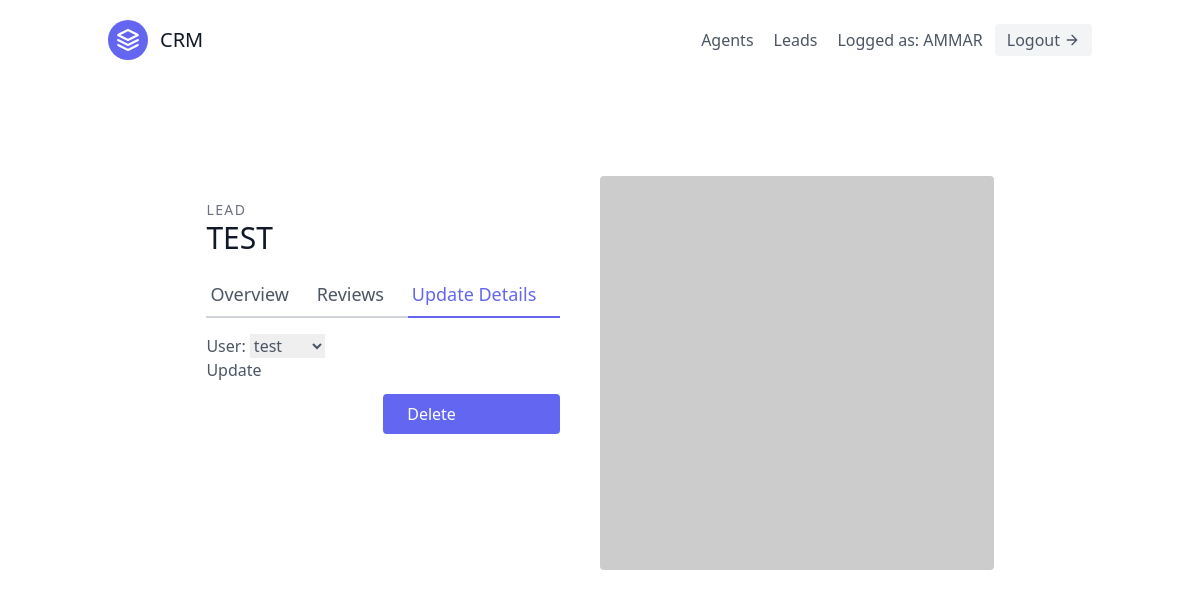
The page /agents/5/update/ (signed in) on the database as committed earlier.
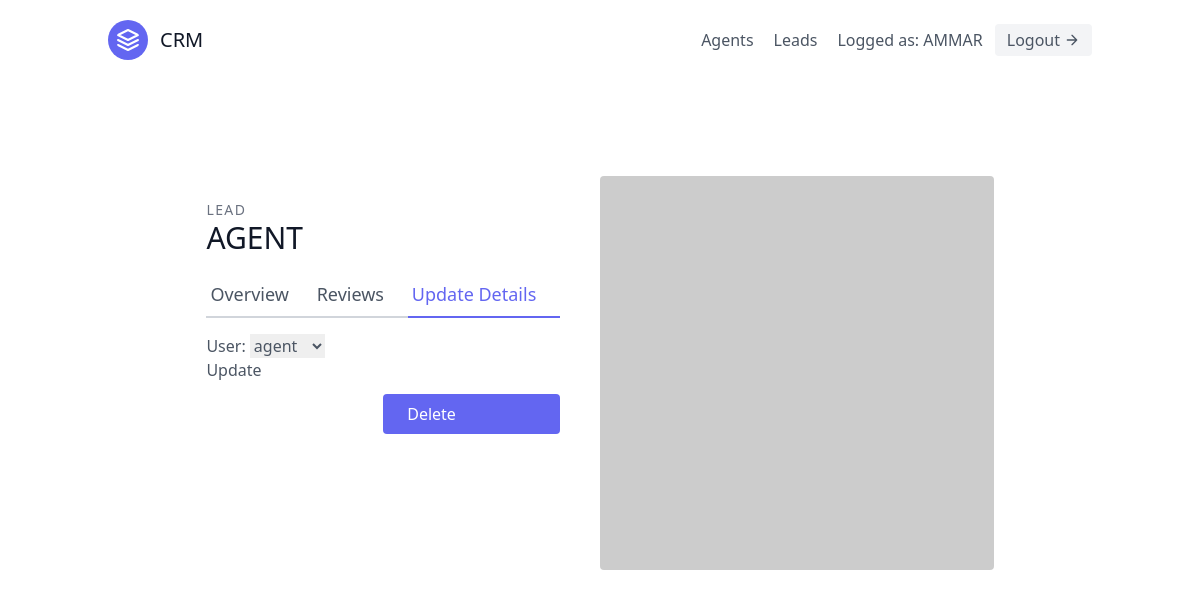
The same page on the database as committed later.
### leads/models.py (models this page shows, shortened)
class Agent(models.Model):
    user = models.OneToOneField(User,on_delete=models.CASCADE)
    organization = models.ForeignKey(UserProfile,on_delete=models.CASCADE)

class User(AbstractUser):
    is_organisor = models.BooleanField(default=True)
    is_agent = models.BooleanField(default=False)

### agents/views.py (the view, shortened to what this page needs)
# urls.py: path('<int:pk>/update/',views.AgentUpdateView.as_view(),name='agent-update'),
class AgentUpdateView(OrganisorLoginRequiredMixin,generic.UpdateView):
    template_name = 'agents/agent-update.html'
    form_class = AgentForm
    context_object_name = 'agent'
    def get_queryset(self):
        return Agent.objects.all()

### agents/forms.py
class AgentForm(forms.ModelForm):
    class Meta:
        model = Agent
        fields = ['user']

### agents/mixins.py (called while the page is built)
    def dispatch(self, request, *args, **kwargs):
        if not request.user.is_authenticated or not request.user.is_organisor:
            return redirect('leads:lead-list')
        return super().dispatch(request, *args, **kwargs)

### agents/templates/agents/agent-update.html (shortened to what this page needs)
{% extends 'base.html' %}
{% block content %}
<section class="text-gray-600 body-font overflow-hidden">
    <div class="container px-5 py-24 mx-auto">
      <div class="lg:w-4/5 mx-auto flex flex-wrap">
        <div class="lg:w-1/2 w-full lg:pr-10 lg:py-6 mb-6 lg:mb-0">
          <h2 class="text-sm title-font text-gray-500 tracking-widest">LEAD</h2>
          <h1 class="text-gray-900 text-3xl title-font font-medium mb-4">{{agent.user.username | upper}}</h1>
          <div class="flex mb-4">
            <a href="{% url 'agents:agent-detail' agent.pk %}" class="flex-grow border-b-2 border-gray-300 py-2 text-lg px-1">Overview</a>
            <a class="flex-grow border-b-2 border-gray-300 py-2 text-lg px-1">Reviews</a>
            <a href="#" class="flex-grow text-indigo-500 border-b-2 border-indigo-500 py-2 text-lg px-1">Update Details</a>
          </div>
          <form method='post'>
            {{form.as_p}}
            <button type='submit'>Update</button>
        </form>
          <a href="{% url 'agents:agent-delete' agent.pk %}" class="mt-3 w-1/2 flex ml-auto text-white bg-indigo-500 border-0 py-2 px-6 focus:outline-none hover:bg-indigo-600 rounded">
            Delete
          </a>
        </div>
        <img alt="ecommerce" class="lg:w-1/2 w-full lg:h-auto h-64 object-cover object-center rounded" src="https://dummyimage.com/400x400">
      </div>
    </div>
  </section>
{% endblock content %}

Rows that differ between the two databases and show on the page:
changed through a linked row, Agent: user.username "TEST" → "AGENT"; user "test" → "agent"
